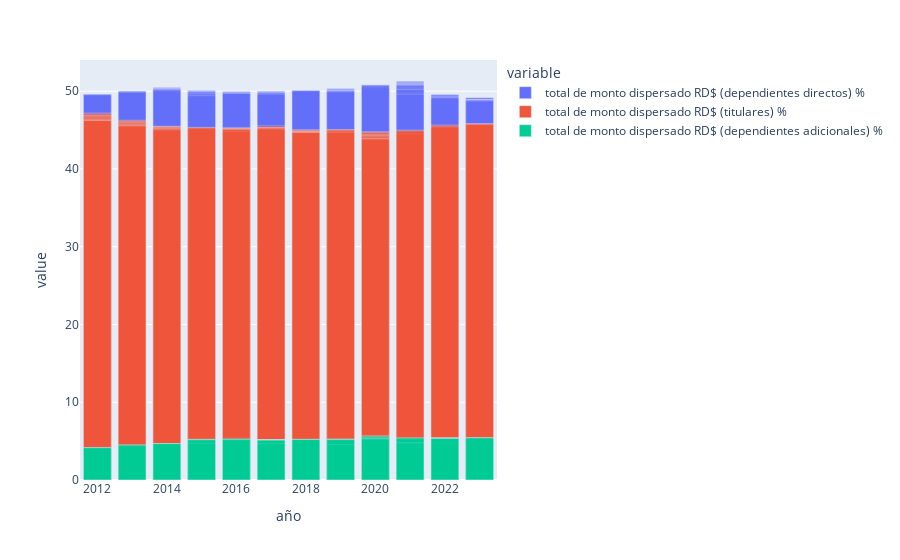

The code cell stored with this chart in its notebook:
### Code cell
px.bar(
    data,
    x='año',
    y=['total de monto dispersado RD$ (dependientes directos) %',
       'total de monto dispersado RD$ (titulares) %',
       'total de monto dispersado RD$ (dependientes adicionales) %',],
       barmode='overlay',
    #    orientation='h'
)

### Figure 1 — Plotly figure (JSON) as saved in the notebook; plotly's stock layout.template omitted (floating-point values rounded to 4 significant figures; data arrays with more than 128 entries replaced by an {"elided": "..."} marker saying what was removed)
{"data": [{"hovertemplate": "variable=total de monto dispersado RD$ (dependientes directos) %<br>año=%{x}<br>value=%{y}<extra></extra>", "legendgroup": "total de monto dispersado RD$ (dependientes directos) %", "marker": {"color": "#636efa", "opacity": 0.5, "pattern": {"shape": ""}}, "name": "total de monto dispersado RD$ (dependientes directos) %", "orientation": "v", "showlegend": true, "textposition": "auto", "type": "bar", "x": {"elided": "144 int values"}, "xaxis": "x", "y": {"elided": "144 float values"}, "yaxis": "y"}, {"hovertemplate": "variable=total de monto dispersado RD$ (titulares) %<br>año=%{x}<br>value=%{y}<extra></extra>", "legendgroup": "total de monto dispersado RD$ (titulares) %", "marker": {"color": "#EF553B", "opacity": 0.5, "pattern": {"shape": ""}}, "name": "total de monto dispersado RD$ (titulares) %", "orientation": "v", "showlegend": true, "textposition": "auto", "type": "bar", "x": {"elided": "144 int values"}, "xaxis": "x", "y": {"elided": "144 float values"}, "yaxis": "y"}, {"hovertemplate": "variable=total de monto dispersado RD$ (dependientes adicionales) %<br>año=%{x}<br>value=%{y}<extra></extra>", "legendgroup": "total de monto dispersado RD$ (dependientes adicionales) %", "marker": {"color": "#00cc96", "opacity": 0.5, "pattern": {"shape": ""}}, "name": "total de monto dispersado RD$ (dependientes adicionales) %", "orientation": "v", "showlegend": true, "textposition": "auto", "type": "bar", "x": {"elided": "144 int values"}, "xaxis": "x", "y": {"elided": "144 float values"}, "yaxis": "y"}], "layout": {"barmode": "overlay", "legend": {"title": {"text": "variable"}, "tracegroupgap": 0}, "margin": {"t": 60}, "xaxis": {"anchor": "y", "domain": [0, 1], "title": {"text": "año"}}, "yaxis": {"anchor": "x", "domain": [0, 1], "title": {"text": "value"}}}}
